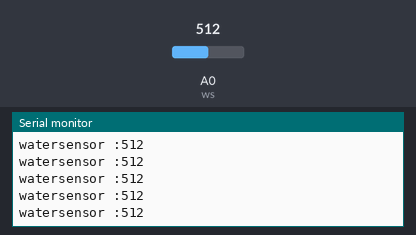
Simulated run of this sketch. Board: Arduino Uno, built with avr-gcc and run on an emulated ATmega328P. Parts: the last lines printed to the serial monitor. Inputs (shaded band) come from the test bench; at power-on: A0 (ws) = 512.

Above: at 1.2 s.
1.3 s: A0 (ws) set to 11
At 2.1 s:
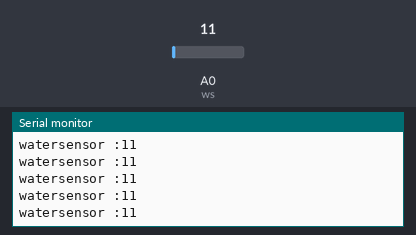
2.8 s: A0 (ws) set to 8
At 3.7 s:
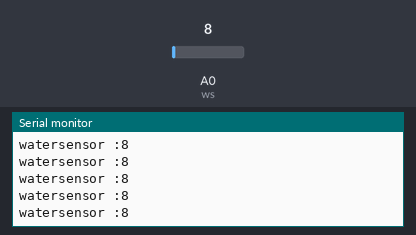
11.8 s: A0 (ws) set to 988
At 12.5 s:
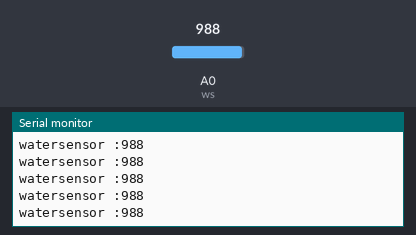
14.8 s: A0 (ws) set to 1015
At 15.8 s:
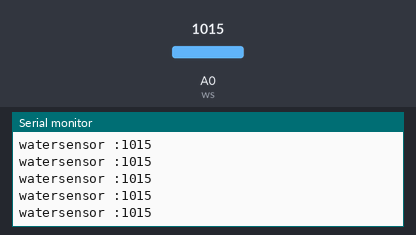
Timing chart, 0 to 17.8 s (numbered marks = the images above; inputs shaded):
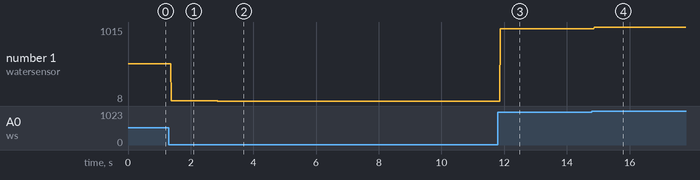

Measured:
- after the input at 1.3 s, the serial monitor: prints a new line after 0.09 s (image 1)
- after the input at 2.8 s, the serial monitor: prints a new line after 0.07 s (image 2)
- after the input at 11.8 s, the serial monitor: prints a new line after 0.07 s (image 3)
- after the input at 14.8 s, the serial monitor: prints a new line after 0.07 s (image 4)
- plotted number 1: 512 → 11 after the input at 1.3 s, 11 → 8 after the input at 2.8 s, 8 → 988 after the input at 11.8 s, 988 → 1015 after the input at 14.8 s

The sketch:

watersensor.ino
```cpp
#define ws A0
int val;


void setup() {
 Serial.begin(9600);
 pinMode (ws,INPUT);

}

void loop() {
 val= analogRead(ws);
 Serial.print("watersensor :");
 Serial.println(val);

}
```
